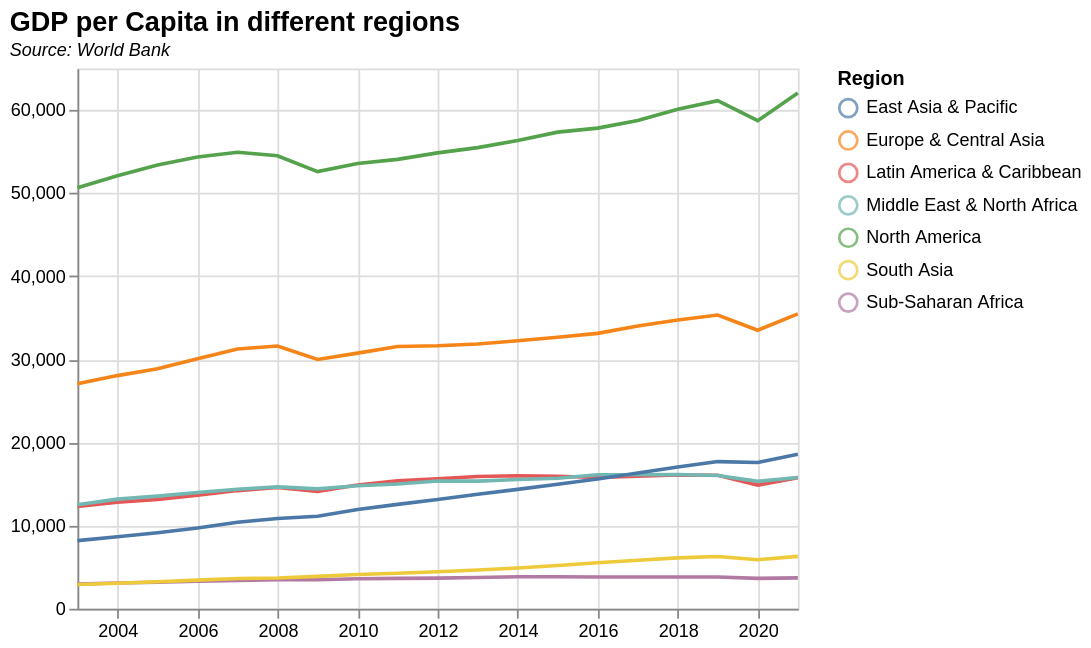

Vega-Lite specification for this chart:
### Vega-Lite specification from a JSON file in a GitHub repository (floating-point values rounded to 4 significant figures; data arrays with more than 128 entries replaced by an {"elided": "..."} marker saying what was removed)
{"$schema": "https://vega.github.io/schema/vega-lite/v5.json", "data": {"values": {"elided": "224 records"}, "format": {"parse": {"date": "date"}}}, "title": {"text": "GDP per Capita in different regions", "subtitle": "Source: World Bank", "fontSize": 15, "subtitleFontStyle": "italic", "subtitleFontSize": 10, "anchor": "start", "color": "black"}, "transform": [{"calculate": "year(datum.date)", "as": "year"}, {"filter": "datum.year>=minYear"}, {"filter": "datum.year<=maxYear"}, {"filter": "datum.y1!=0"}], "params": [{"name": "minYear", "value": 2003, "bind": {"input": "range", "min": 1990, "max": 2021, "step": 1, "name": "Start year:"}}, {"name": "maxYear", "value": 2021, "bind": {"input": "range", "min": 1990, "max": 2021, "step": 1, "name": "End year:"}}], "width": 400, "height": 300, "encoding": {"x": {"field": "date", "type": "temporal", "title": null}}, "layer": [{"encoding": {"color": {"field": "Region", "type": "nominal"}, "y": {"field": "value", "type": "quantitative", "title": null}}, "layer": [{"mark": "line"}, {"transform": [{"filter": {"param": "hover", "empty": false}}], "mark": "point"}]}, {"transform": [{"pivot": "Region", "value": "value", "groupby": ["date"]}], "mark": "rule", "encoding": {"opacity": {"condition": {"value": 0.3, "param": "hover", "empty": false}, "value": 0}, "tooltip": [{"field": "East Asia & Pacific", "type": "quantitative"}, {"field": "Europe & Central Asia", "type": "quantitative"}, {"field": "Latin America & Caribbean", "type": "quantitative"}, {"field": "Middle East & North Africa", "type": "quantitative"}, {"field": "Sub-Saharan Africa", "type": "quantitative"}, {"field": "South Asia", "type": "quantitative"}]}, "params": [{"name": "hover", "select": {"type": "point", "fields": ["date"], "nearest": true, "on": "mouseover", "clear": "mouseout"}}]}]}
